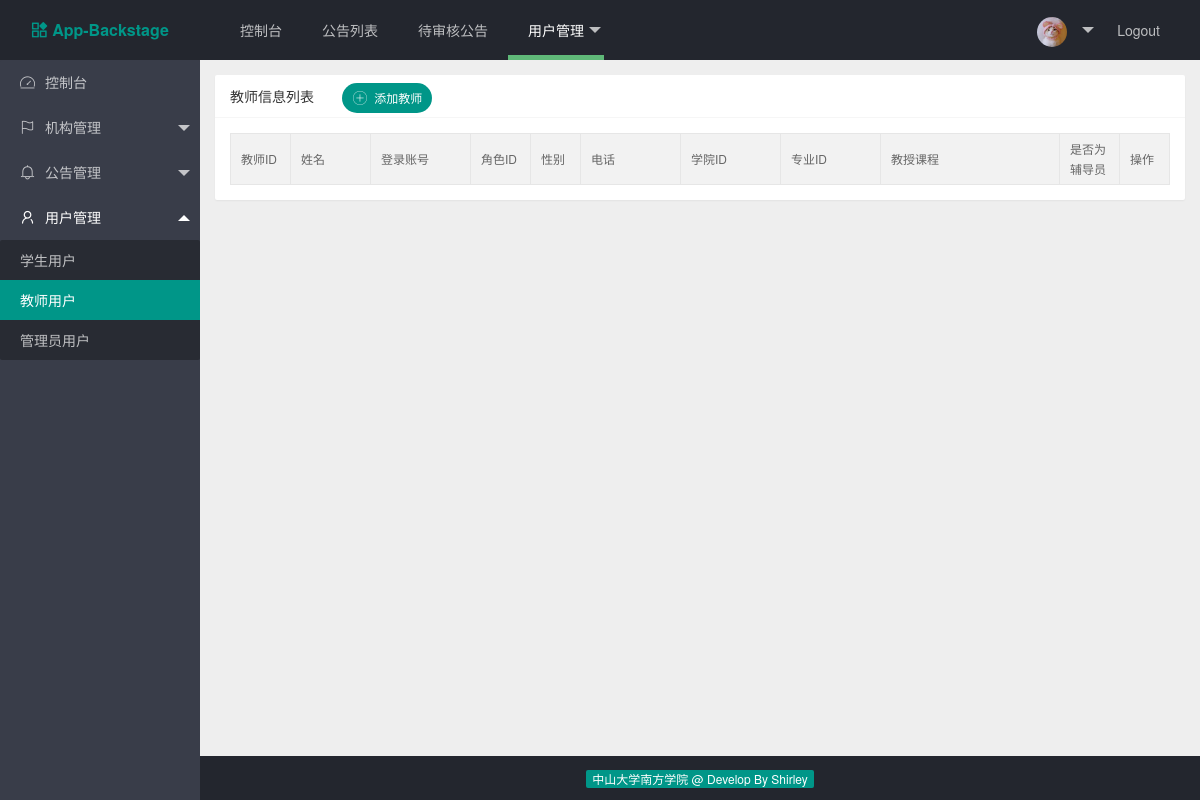
The page /index.php/web/user_mgt/teacher on the database as committed earlier.
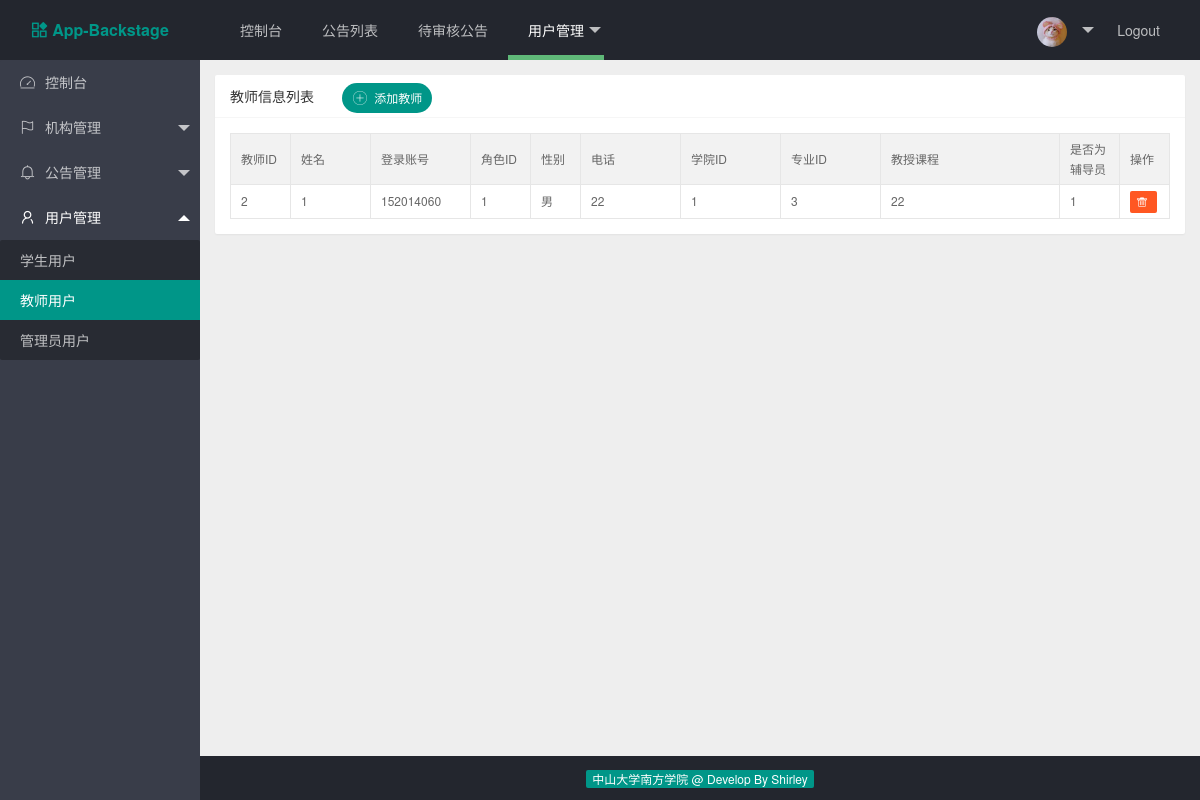
The same page on the database as committed later.
### tables this page shows
CREATE TABLE IF NOT EXISTS `tea_user_tb` (
  `tea_id` bigint(20) NOT NULL AUTO_INCREMENT COMMENT '教师用户ID',
  `role_id` int(11) NOT NULL DEFAULT '0' COMMENT '角色ID',
  `tea_account` varchar(50) NOT NULL DEFAULT '0' COMMENT '工号，为登录账号',
  `tea_password` varchar(50) NOT NULL DEFAULT '0' COMMENT '登录密码',
  `tea_name` varchar(50) NOT NULL DEFAULT '0' COMMENT '教师姓名',
  `tea_sex` varchar(50) NOT NULL DEFAULT '0' COMMENT '教师性别',
  `college_id` int(11) DEFAULT NULL COMMENT '学院ID',
  `major_id` int(11) DEFAULT NULL COMMENT '专业ID',
  `tea_phone` varchar(50) DEFAULT NULL COMMENT '电话',
  `tea_course` varchar(200) DEFAULT NULL COMMENT '所有教授课程，以逗号分隔',
  `tea_isInstructor` int(2) DEFAULT NULL COMMENT '是否为辅导员',
  PRIMARY KEY (`tea_id`)
);

### application/controllers/web/Teacher.php (called while the page is built, shortened)
<?php
class Teacher extends CI_Controller {
	public function view($page = 'teacher')
	{
		$data['college_option'] = $this->get_college_option();
		$data['major_option'] = $this->get_major_option();
		$data['teacher_list'] = $this->get_teacher();
		$this->load->view('common/header');
		$this->load->view('common/navbar');
		$this->load->view('common/sidebar');
		$this->load->view('teacher/teacher', $data);
		$this->load->view('common/footer');
	}
	public function get_college_option()
	{
		$this->load->model('web/college_model');
		$res = $this->college_model->get_college_option();
		return $res;
	}
	public function get_major_option()
	{
		$this->load->model('web/major_model');
		$res = $this->major_model->get_major_option();
		return $res;
	}
	public function get_teacher()
	{
		$this->load->model('web/teacher_model');
		$res = $this->teacher_model->get_teacher();
		return $res;
	}
}

### index.php (called while the page is built, shortened)
<?php
require_once BASEPATH.'core/CodeIgniter.php';

### application/models/web/Teacher_model.php (called while the page is built, shortened)
<?php
class Teacher_model extends CI_Model {
    public static $table_name = 'tea_user_tb';
    public function get_teacher()
    {
        $query_res = $this->db->get(self::$table_name);
        return $query_res->result_array();
    }
}

### application/views/teacher/teacher.php (the view, shortened to what the changed rows need)
<div class="layui-body layui-bg-gray" id="teacher">
    <div style="padding: 15px;" id="teacher">
        <div class="layui-card">
            <div class="layui-card-body">
                <table class="layui-table" lay-size="sm">
                    <colgroup>
                    </colgroup>
                    <thead>
                        <tr>
                            <th>教师ID</th>
                            <th>姓名</th>
                            <th>登录账号</th>
                            <th>角色ID</th>
                            <th>性别</th>
                            <th>电话</th>
                            <th>学院ID</th>
                            <th>专业ID</th>
                            <th>教授课程</th>
                            <th>是否为辅导员</th>
                            <th>操作</th>
                        </tr>
                    </thead>
                    <tbody>
                        <?php foreach ($teacher_list as $teacher):?>
                            <tr>
                                <td><?php echo $teacher['tea_id'];?></td>
                                <td><?php echo $teacher['tea_name'];?></td>
                                <td><?php echo $teacher['tea_account'];?></td>
                                <td><?php echo $teacher['role_id'];?></td>
                                <td><?php echo $teacher['tea_sex'];?></td>
                                <td><?php echo $teacher['tea_phone'];?></td>
                                <td><?php echo $teacher['college_id'];?></td>
                                <td><?php echo $teacher['major_id'];?></td>
                                <td><?php echo $teacher['tea_course'];?></td>
                                <td><?php echo $teacher['tea_isInstructor'];?></td>
                                <td>
                                    <a href="<?php echo site_url('web/user_mgt/delete_teacher').'?tea_id='.$teacher['tea_id']; ?>" class="layui-btn layui-btn-danger layui-btn-xs">
                                        <i class="layui-icon">&#xe640;</i>
                                    </a>
                                </td>
                            </tr>
                        <?php endforeach;?>
                    </tbody>
                </table>
            </div>
        </div>
    </div>
</div>

Rows that differ between the two databases and show on the page:
added tea_user_tb: tea_id "2", tea_name "1", tea_account "152014060", role "1", tea_sex "男", tea_phone "22", college "1", major "3", tea_course "22", tea_isInstructor "1"
